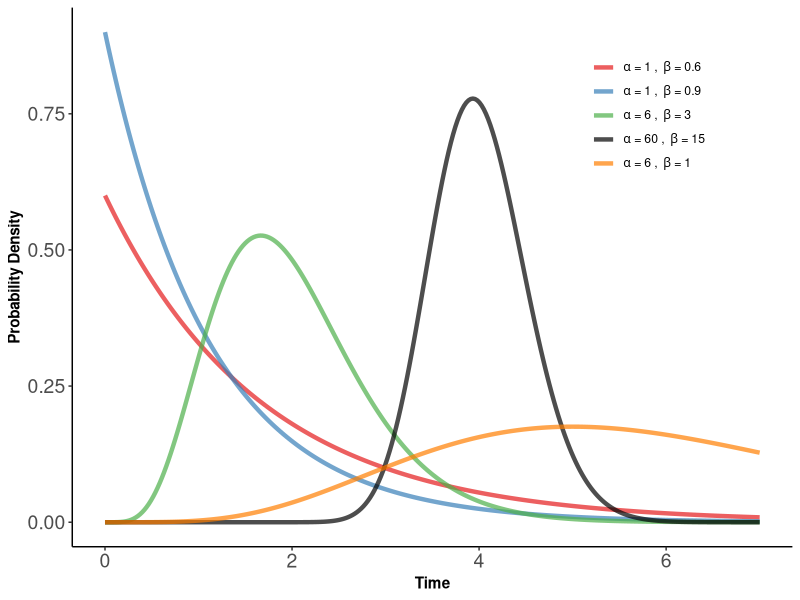
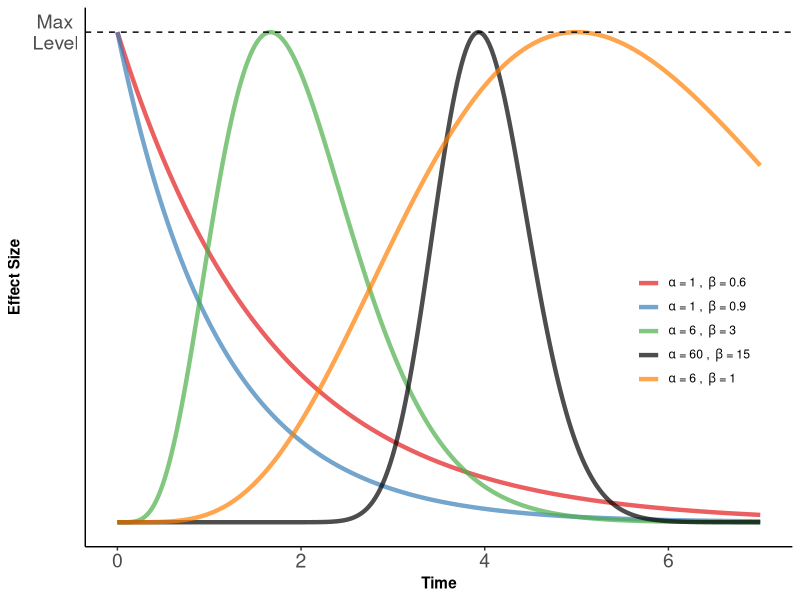
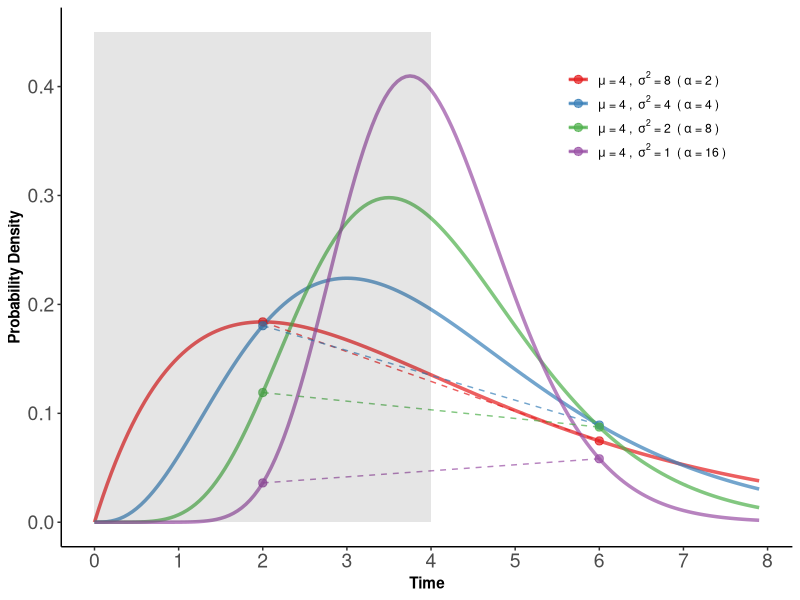
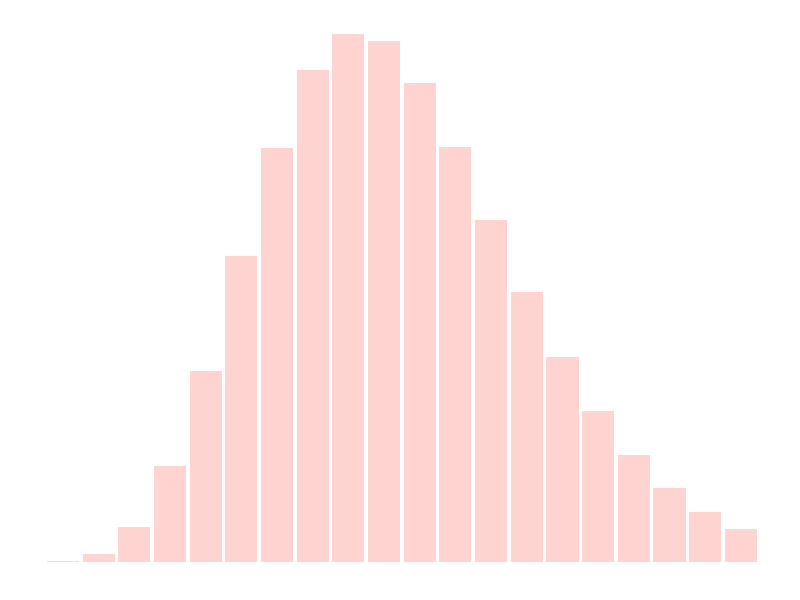
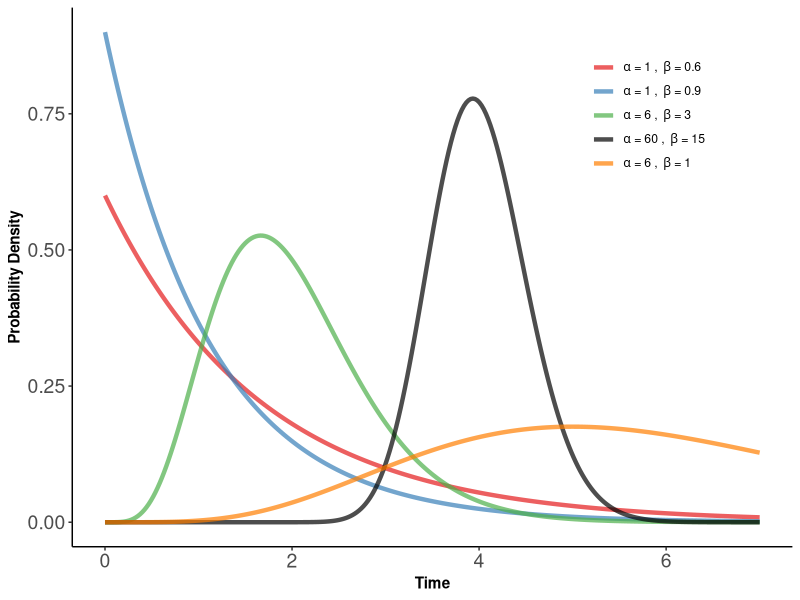
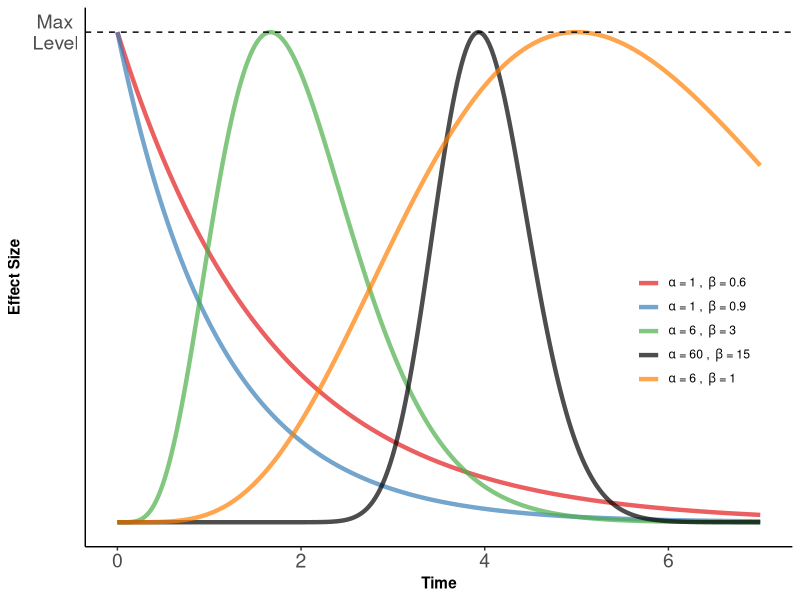
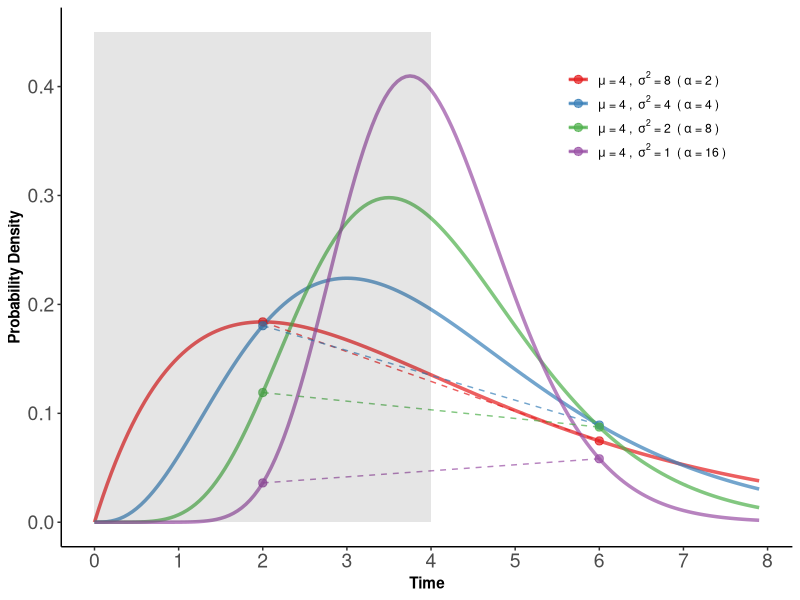
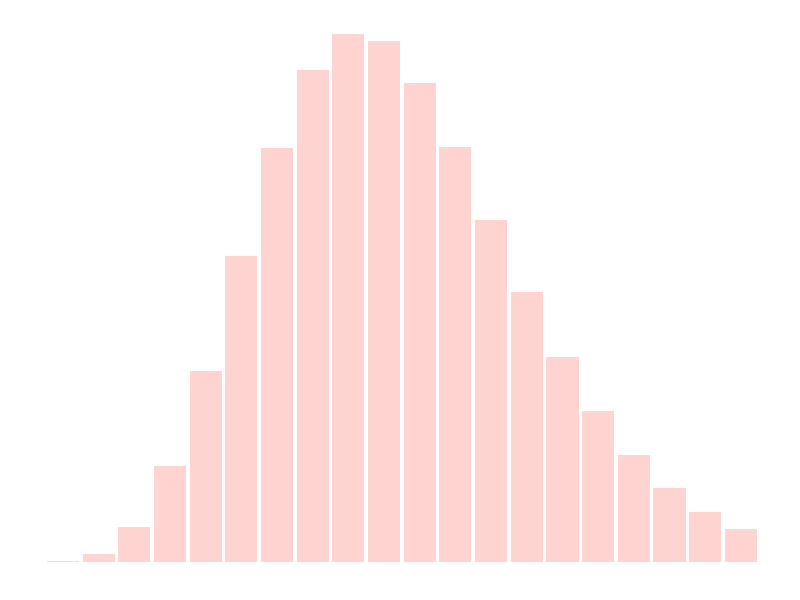

Source code (R) for these figures, in order:
## ---- chunk 1
library(dplyr)
library(tidyr)
library(ggplot2)
library(gridExtra)
library(RColorBrewer)
set.seed(2)
## ---- chunk 2
myPic<-function(ty="prob"){
  n=length(lis)
  pic=data.frame(time=seq(0,7,length.out=300))
  mylabel=rep(NA,n)
  for (k in 1: n){
    a=lis[[k]][1]
    b=lis[[k]][2]

    if (ty=="size"){
       pic[paste(k)]=dgamma(pic$time,a,b)/dgamma((a-1)/b,a,b)
    }else{
      pic[paste(k)]=dgamma(pic$time,a,b)
    }
                         

    # mylabel[k]=paste("\u03B1=",lis[[k]][1],", \u03B2=",lis[[k]][2],sep="")
    mylabel[k]=as.expression(bquote(alpha~"="~.(lis[[k]][1])~", "~beta~"="~.(lis[[k]][2])))
  }
  
  pic %>% gather(key="key",value="value", paste(c(1:n)))%>%
    mutate(key=factor(key,levels = paste(c(1:n)))) %>%
    ggplot(aes(x=time,y=value,color=key))+
    geom_line(linewidth=1.5)+
    theme_classic()+
    scale_color_manual(values=alpha(c("#E41A1C","#377EB8","#4DAF4A","black","#FF7F00"),0.7),labels=mylabel)+
    theme(legend.position = c(0.8,0.8),
          axis.text=element_text(size=14),
          axis.title = element_text(face="bold"),
          legend.title=element_blank(),
          legend.background = element_rect(fill='transparent'),
          legend.text.align = 0)
}

brewer.pal(n=9,"Set1")
# values=c("#000000", "#E69F00", "#56B4E9", "#009E73", "#F0E442", "#0072B2", "#D55E00", "#CC79A7")
#"#E41A1C" "#377EB8" "#4DAF4A" "#984EA3" "#FF7F00" "#FFFF33" "#A65628" "#F781BF" "#999999"
## ---- chunk 3
lis=list(c(1,.6),c(1,0.9),c(6,3),c(60,15),c(6,1))
myPic("prob")+ylab("Probability Density")+xlab("Time")

ggsave(file="f1.pdf",width = 5,height = 3.5)
## ---- chunk 4
lis=list(c(1,.6),c(1,0.9),c(6,3),c(60,15),c(6,1))
myPic("size")+
  ylab("Effect Size")+
  xlab("Time")+
  scale_y_continuous(breaks = 1,labels = "Max \n Level")+
  geom_hline(yintercept = 1,linetype="dashed")+
  theme(axis.ticks.y=element_blank())+
  theme(axis.ticks.y=element_blank(),
        legend.position = c(0.86,0.4)
        )

ggsave(file="f2.pdf",width = 5,height = 3.5)
## ---- chunk 5
myPic2<-function(ty="prob",pic=pic){
  n=length(lis)
  mylabel=rep(NA,n)
  for (k in 1: n){
    a=lis[[k]][1]
    b=lis[[k]][2]

    if (ty=="size"){
       pic[paste(k)]=dgamma(pic$time,a,b)/dgamma((a-1)/b,a,b)
    }else{
      pic[paste(k)]=dgamma(pic$time,a,b)
    }
                         
    # mylabel[k]=paste("\u03B1=",lis[[k]][1],", \u03B2=",lis[[k]][2],sep="")
    mylabel[k]=as.expression(bquote(mu~"="~.(lis[[k]][1]/lis[[k]][2])~", "~sigma^2~"="~.(lis[[k]][1]/(lis[[k]][2])^2)~" ("~alpha~"="~.(lis[[k]][1])~")"))
  }
  
  p=pic %>% gather(key="key",value="value", paste(c(1:n)))%>%
    mutate(key=factor(key,levels = paste(c(1:n)))) 
  p2=p %>% subset(time %in% c(2,6))
  
  p%>%
    ggplot(aes(x=time,y=value,color=key))+
    geom_line(linewidth=1.2)+
    geom_line(data=p2,aes(x=time,y=value,color=key),linetype="dashed")+
    geom_point(data=p2,aes(x=time,y=value,color=key),size=2.5)+
    theme_classic()+
    scale_color_manual(values=alpha(c("#E41A1C","#377EB8","#4DAF4A","#984EA3","#FF7F00"),0.7),labels=mylabel)+
    # scale_color_manual(values=alpha(c("#E41A1C"),seq(0.2,1,0.2)),labels=mylabel)+
    theme(legend.position = c(0.8,0.8),
          axis.text=element_text(size=14),
          axis.title = element_text(face="bold"),
          legend.title=element_blank(),
          legend.background = element_rect(fill='transparent'),
          legend.text.align = 0)
}

myM2A<-function(m,v){
  al=m^2/v
  bt=m/v
  c(al,bt)
}

lis=list(myM2A(4,8),myM2A(4,4),myM2A(4,2),myM2A(4,1)) 
pic=data.frame(time=seq(0,7.9,length.out=79*2+1))
myPic2("prob",pic)+ylab("Probability Density")+xlab("Time")+
  scale_x_continuous(breaks = c(0,1,2,3,4,5,6,7,8))+
   annotate("rect", xmin = 0, xmax = 4, ymin = 0, ymax = 0.45,
           alpha = .1,fill = "black")

ggsave(file="f_short.pdf",width = 5,height = 3.5)
## ---- chunk 6
data.frame(time=seq(1,9,length.out= 20))%>%
  mutate(prob=dgamma(time,10,2))%>%
  ggplot(aes(x=time,y=prob))+
  geom_bar(stat="identity",fill=alpha("#FF968D",0.42))+
  theme(axis.line=element_blank(),axis.text.x=element_blank(),
          axis.text.y=element_blank(),axis.ticks=element_blank(),
          axis.title.x=element_blank(),
          axis.title.y=element_blank(),legend.position="none",
          panel.background=element_blank(),panel.border=element_blank(),panel.grid.major=element_blank(),
          panel.grid.minor=element_blank(),plot.background=element_blank())
ggsave(file="f_gam.pdf",width = 15,height = 2)
